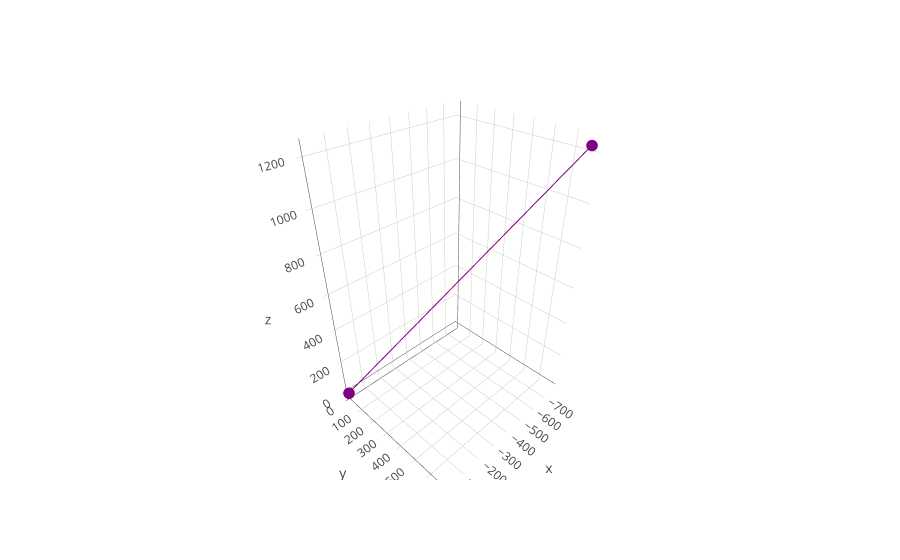

Notebook source saved alongside this figure:
### Markdown cell above
## Plot Characteristic line

### Code cell
row = 5229
line = plot_characteristic_line(row)

data = [line]
fig = go.Figure(data=data)
offline.iplot(fig, filename='simple-3d-scatter')
print ('Complete')

### Figure 1 — Plotly figure (JSON) as saved in the notebook; plotly's stock layout.template omitted (floating-point values rounded to 4 significant figures)
{"data": [{"marker": {"color": "purple", "size": 4}, "mode": "lines+markers", "name": "Characteristic Line", "type": "scatter3d", "x": [0, -759.3], "y": [0, 676.2], "z": [0, 1226.0]}], "layout": {}}
